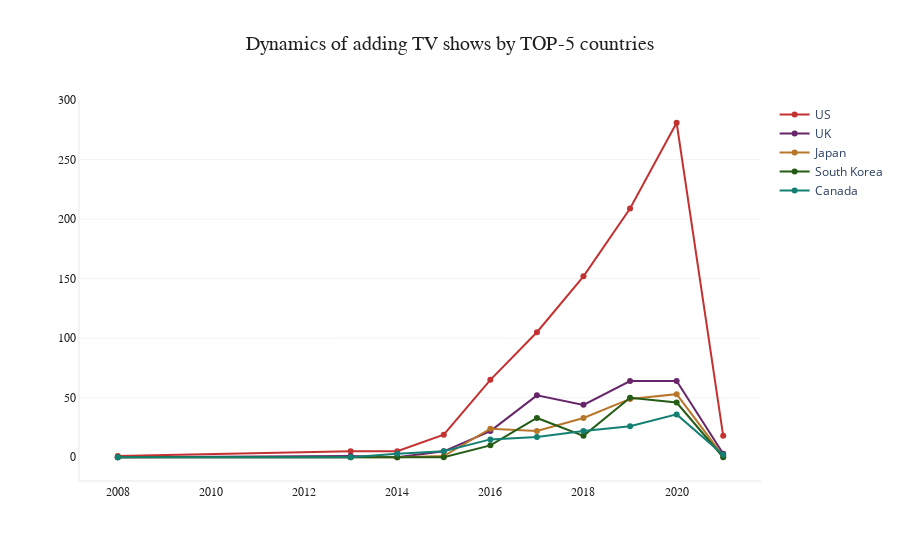

Write notebook code for a chart like this one.
### Code cell
fig2 = go.Figure()
fig2.add_trace(go.Scatter( 
    x = WaddS['year_added'], 
    y = WaddS['United States'],
    mode = 'lines + markers',
    name = 'US',
    marker_color = '#c43131',
))
fig2.add_trace(go.Scatter( 
    x = WaddS['year_added'], 
    y = WaddS['United Kingdom'],
    mode = 'lines + markers',
    name = 'UK',
    marker_color = '#672669',
))
fig2.add_trace(go.Scatter( 
    x = WaddS['year_added'], 
    y = WaddS['Japan'],
    mode = 'lines + markers',
    name = 'Japan',
    marker_color = '#b8762a',
))
fig2.add_trace(go.Scatter( 
    x = WaddS['year_added'], 
    y = WaddS['South Korea'],
    mode = 'lines + markers',
    name = 'South Korea',
    marker_color = '#245c16',
))
fig2.add_trace(go.Scatter( 
    x = WaddS['year_added'], 
    y = WaddS['Canada'],
    mode = 'lines + markers',
    name = 'Canada',
    marker_color = '#147f73',
))

fig2.update_layout(plot_bgcolor = 'white', title = 'Dynamics of adding TV shows by TOP-5 countries', 
                  title_font_family = 'Calibri Black', title_font_color = '#221f1f', title_font_size = 20, title_x = 0.5)
fig2.update_xaxes(showline = True, linecolor = '#f5f2f2', linewidth = 2, tickfont_family = 'Arial', tickfont_color = '#221f1f', tickfont_size = 12)
fig2.update_yaxes(showline = True, linecolor = '#f5f2f2', 
                 showgrid = True, gridwidth = 1, gridcolor = '#f5f2f2',
                 linewidth = 2, tickfont_family = 'Arial', tickfont_color = '#221f1f', tickfont_size = 12)

# fig2.show()

### Figure 1 — Plotly figure (JSON) as saved in the notebook; plotly's stock layout.template omitted (floating-point values rounded to 4 significant figures)
{"data": [{"marker": {"color": "#c43131"}, "mode": "lines+markers", "name": "US", "type": "scatter", "x": [2008, 2013, 2014, 2015, 2016, 2017, 2018, 2019, 2020, 2021], "y": [1, 5, 5, 19, 65, 105, 152, 209, 281, 18]}, {"marker": {"color": "#672669"}, "mode": "lines+markers", "name": "UK", "type": "scatter", "x": [2008, 2013, 2014, 2015, 2016, 2017, 2018, 2019, 2020, 2021], "y": [0, 1, 0, 5, 22, 52, 44, 64, 64, 3]}, {"marker": {"color": "#b8762a"}, "mode": "lines+markers", "name": "Japan", "type": "scatter", "x": [2008, 2013, 2014, 2015, 2016, 2017, 2018, 2019, 2020, 2021], "y": [0, 0, 0, 1, 24, 22, 33, 49, 53, 1]}, {"marker": {"color": "#245c16"}, "mode": "lines+markers", "name": "South Korea", "type": "scatter", "x": [2008, 2013, 2014, 2015, 2016, 2017, 2018, 2019, 2020, 2021], "y": [0, 0, 0, 0, 10, 33, 18, 50, 46, 0]}, {"marker": {"color": "#147f73"}, "mode": "lines+markers", "name": "Canada", "type": "scatter", "x": [2008, 2013, 2014, 2015, 2016, 2017, 2018, 2019, 2020, 2021], "y": [0, 0, 3, 5, 15, 17, 22, 26, 36, 2]}], "layout": {"plot_bgcolor": "white", "title": {"font": {"color": "#221f1f", "family": "Calibri Black", "size": 20}, "text": "Dynamics of adding TV shows by TOP-5 countries", "x": 0.5}, "xaxis": {"linecolor": "#f5f2f2", "linewidth": 2, "showline": true, "tickfont": {"color": "#221f1f", "family": "Arial", "size": 12}}, "yaxis": {"gridcolor": "#f5f2f2", "gridwidth": 1, "linecolor": "#f5f2f2", "linewidth": 2, "showgrid": true, "showline": true, "tickfont": {"color": "#221f1f", "family": "Arial", "size": 12}}}}
